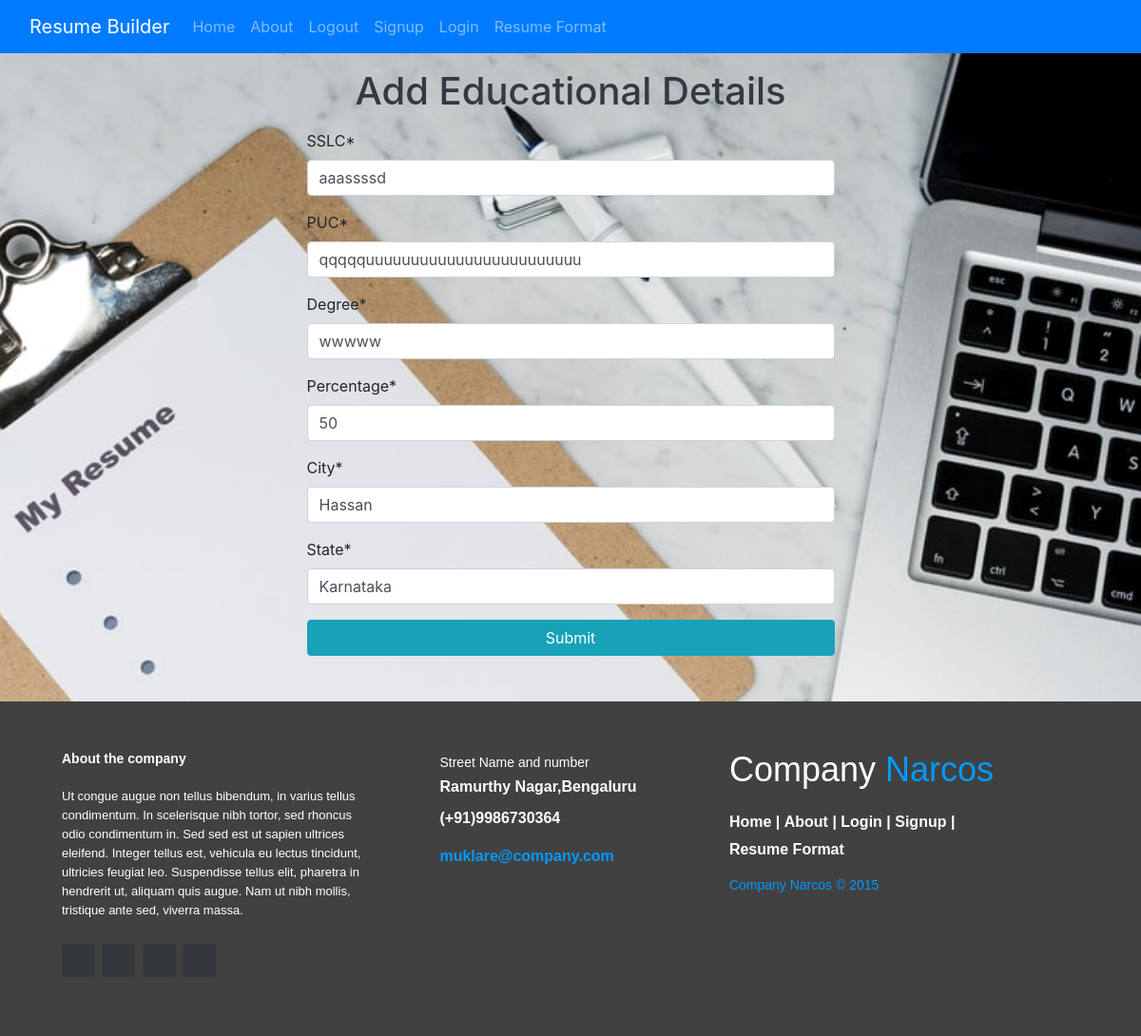
The app's page /editedu/1/ with its own data.
### cv/models.py (models this page shows, shortened)
class Education(models.Model):
    sslc = models.CharField(max_length=100)
    puc = models.CharField(max_length=100)
    degree = models.CharField(max_length=100)
    percentage = models.IntegerField(unique=True)
    city = models.CharField(max_length=100)
    state = models.CharField(max_length=100)
    user = models.ForeignKey(User,on_delete=models.CASCADE)

### cv/views.py (the view)
# urls.py: path('editedu/<int:pk>/',views.edit_edu,name='editeducation'),
def edit_edu(request,pk):
    edu = Education.objects.get(id=pk)
    if request.method == 'POST':
        form = EducationForm(request.POST,instance=edu)
        if form.is_valid():
            form.save()
            return redirect('userdetail')
    form = EducationForm(instance=edu)
    return render(request,'addeducation.html',{'form':form})

### cv/forms.py
class EducationForm(forms.ModelForm):
    class Meta:
        model = Education
        fields = ['sslc','puc','degree','percentage','city','state']
        labels = {'sslc':'SSLC','puc':'PUC','degree':'Degree','percentage':'Percentage','city':'City','state':'State'}

### cv/templates/addeducation.html (shortened to what this page needs)
{% extends 'base.html' %}
{% load crispy_forms_tags %}
{% load static %}
{% block content %}
    <h1 class="m-3 text-center text-dark">Add Educational Details</h1>
    <div class="container w-50">
        <form method="post" class="form-group">
            <div class="form-group">
                {{form|crispy}}
            </div>
            <button type="submit" class="btn btn-block btn-info">Submit</button>
        </form>
    </div>
{% endblock %}

### cv/static/css/style2.css (style rules this page uses)
body { background-image: url('../images/1.jpeg'); background-repeat: no-repeat; background-attachment: fixed; background-position: center; background-size: cover; }

### records on screen
Education: sslc "aaassssd", puc "qqqqquuuuuuuuuuuuuuuuuuuuuuuu", degree "wwwww", percentage "50", city "Hassan", state "Karnataka"
